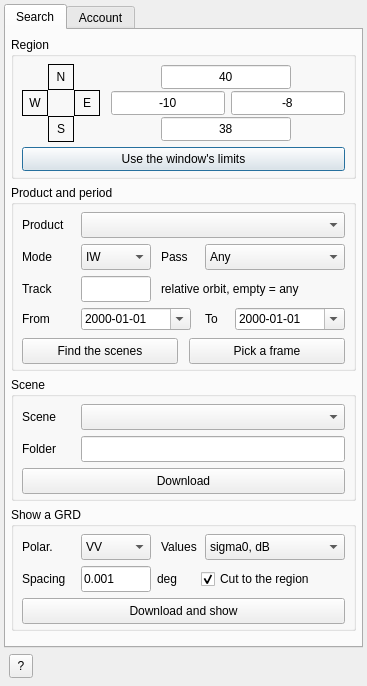
<?xml version="1.0" encoding="UTF-8"?>
<ui version="4.0">
 <class>RemoteSS1</class>
 <widget class="QDialog" name="RemoteSS1">
  <property name="geometry">
   <rect>
    <x>0</x>
    <y>0</y>
    <width>367</width>
    <height>686</height>
   </rect>
  </property>
  <property name="windowTitle">
   <string>Sentinel-1 SAR products</string>
  </property>
  <widget class="QTabWidget" name="tabs">
   <property name="geometry">
    <rect>
     <x>4</x>
     <y>4</y>
     <width>359</width>
     <height>644</height>
    </rect>
   </property>
   <property name="currentIndex">
    <number>0</number>
   </property>
   <widget class="QWidget" name="tab_search">
    <attribute name="title">
     <string>Search</string>
    </attribute>
    <widget class="QGroupBox" name="gb_rg_region">
     <property name="geometry">
      <rect>
       <x>5</x>
       <y>7</y>
       <width>345</width>
       <height>142</height>
      </rect>
     </property>
     <property name="title">
      <string>Region</string>
     </property>
     <widget class="QLabel" name="lbl_rg_n">
      <property name="geometry">
       <rect>
        <x>37</x>
        <y>27</y>
        <width>26</width>
        <height>26</height>
       </rect>
      </property>
      <property name="frameShape">
       <enum>QFrame::Shape::Box</enum>
      </property>
      <property name="text">
       <string>N</string>
      </property>
      <property name="alignment">
       <set>Qt::AlignmentFlag::AlignCenter</set>
      </property>
     </widget>
     <widget class="QLabel" name="lbl_rg_w">
      <property name="geometry">
       <rect>
        <x>11</x>
        <y>53</y>
        <width>26</width>
        <height>26</height>
       </rect>
      </property>
      <property name="frameShape">
       <enum>QFrame::Shape::Box</enum>
      </property>
      <property name="text">
       <string>W</string>
      </property>
      <property name="alignment">
       <set>Qt::AlignmentFlag::AlignCenter</set>
      </property>
     </widget>
     <widget class="QLabel" name="lbl_rg_e">
      <property name="geometry">
       <rect>
        <x>63</x>
        <y>53</y>
        <width>26</width>
        <height>26</height>
       </rect>
      </property>
      <property name="frameShape">
       <enum>QFrame::Shape::Box</enum>
      </property>
      <property name="text">
       <string>E</string>
      </property>
      <property name="alignment">
       <set>Qt::AlignmentFlag::AlignCenter</set>
      </property>
     </widget>
     <widget class="QLabel" name="lbl_rg_s">
      <property name="geometry">
       <rect>
        <x>37</x>
        <y>79</y>
        <width>26</width>
        <height>26</height>
       </rect>
      </property>
      <property name="frameShape">
       <enum>QFrame::Shape::Box</enum>
      </property>
      <property name="text">
       <string>S</string>
      </property>
      <property name="alignment">
       <set>Qt::AlignmentFlag::AlignCenter</set>
      </property>
     </widget>
     <widget class="QLineEdit" name="p_rg_n">
      <property name="geometry">
       <rect>
        <x>150</x>
        <y>28</y>
        <width>130</width>
        <height>24</height>
       </rect>
      </property>
      <property name="text">
       <string>40</string>
      </property>
      <property name="alignment">
       <set>Qt::AlignmentFlag::AlignCenter</set>
      </property>
     </widget>
     <widget class="QLineEdit" name="p_rg_w">
      <property name="geometry">
       <rect>
        <x>100</x>
        <y>54</y>
        <width>114</width>
        <height>24</height>
       </rect>
      </property>
      <property name="text">
       <string>-10</string>
      </property>
      <property name="alignment">
       <set>Qt::AlignmentFlag::AlignCenter</set>
      </property>
     </widget>
     <widget class="QLineEdit" name="p_rg_e">
      <property name="geometry">
       <rect>
        <x>220</x>
        <y>54</y>
        <width>114</width>
        <height>24</height>
       </rect>
      </property>
      <property name="text">
       <string>-8</string>
      </property>
      <property name="alignment">
       <set>Qt::AlignmentFlag::AlignCenter</set>
      </property>
     </widget>
     <widget class="QLineEdit" name="p_rg_s">
      <property name="geometry">
       <rect>
        <x>150</x>
        <y>80</y>
        <width>130</width>
        <height>24</height>
       </rect>
      </property>
      <property name="text">
       <string>38</string>
      </property>
      <property name="alignment">
       <set>Qt::AlignmentFlag::AlignCenter</set>
      </property>
     </widget>
     <widget class="QPushButton" name="run_rgwindow">
      <property name="geometry">
       <rect>
        <x>11</x>
        <y>110</y>
        <width>323</width>
        <height>24</height>
       </rect>
      </property>
      <property name="toolTip">
       <string>Fill the four limits with the region the window is showing.</string>
      </property>
      <property name="text">
       <string>Use the window's limits</string>
      </property>
     </widget>
    </widget>
    <widget class="QGroupBox" name="gb_query">
     <property name="geometry">
      <rect>
       <x>5</x>
       <y>155</y>
       <width>345</width>
       <height>186</height>
      </rect>
     </property>
     <property name="title">
      <string>Product and period</string>
     </property>
     <widget class="QLabel" name="lbl_product">
      <property name="geometry">
       <rect>
        <x>11</x>
        <y>27</y>
        <width>55</width>
        <height>26</height>
       </rect>
      </property>
      <property name="text">
       <string>Product</string>
      </property>
     </widget>
     <widget class="QComboBox" name="p_product">
      <property name="geometry">
       <rect>
        <x>70</x>
        <y>27</y>
        <width>264</width>
        <height>26</height>
       </rect>
      </property>
      <property name="toolTip">
       <string>GRD: radar backscatter on a ground-range grid, 10 m pixels (IW), about 1.7 GB a scene; the one this dialog can show. GRD COG: the same as cloud-optimised GeoTIFFs, about half the size. SLC: the complex signal with its phase, for interferometry (InSAR), 4 to 8 GB. OCN: ocean wind, waves and radial currents (Level-2, netCDF). RAW: the raw signal (Level-0).</string>
      </property>
      <property name="refresh" stdset="0">
       <bool>true</bool>
      </property>
     </widget>
     <widget class="QLabel" name="lbl_mode">
      <property name="geometry">
       <rect>
        <x>11</x>
        <y>59</y>
        <width>55</width>
        <height>26</height>
       </rect>
      </property>
      <property name="text">
       <string>Mode</string>
      </property>
     </widget>
     <widget class="QComboBox" name="p_mode">
      <property name="geometry">
       <rect>
        <x>70</x>
        <y>59</y>
        <width>70</width>
        <height>26</height>
       </rect>
      </property>
      <property name="toolTip">
       <string>The acquisition mode. IW (Interferometric Wide swath, 250 km): the usual mode over land and coastal seas. EW (Extra Wide, 400 km): polar seas and sea ice. SM (StripMap, 80 km): small islands and emergencies. WV (Wave): open-ocean vignettes for wave spectra.</string>
      </property>
      <item>
       <property name="text">
        <string>IW</string>
       </property>
      </item>
      <item>
       <property name="text">
        <string>EW</string>
       </property>
      </item>
      <item>
       <property name="text">
        <string>SM</string>
       </property>
      </item>
      <item>
       <property name="text">
        <string>WV</string>
       </property>
      </item>
     </widget>
     <widget class="QLabel" name="lbl_orbit">
      <property name="geometry">
       <rect>
        <x>150</x>
        <y>59</y>
        <width>40</width>
        <height>26</height>
       </rect>
      </property>
      <property name="text">
       <string>Pass</string>
      </property>
     </widget>
     <widget class="QComboBox" name="p_orbit">
      <property name="geometry">
       <rect>
        <x>194</x>
        <y>59</y>
        <width>140</width>
        <height>26</height>
       </rect>
      </property>
      <property name="toolTip">
       <string>The direction of the orbit. For interferometry or change detection, compare scenes of the SAME direction and the same track: the radar looks at the ground from the same side.</string>
      </property>
      <item>
       <property name="text">
        <string>Any</string>
       </property>
      </item>
      <item>
       <property name="text">
        <string>Ascending</string>
       </property>
      </item>
      <item>
       <property name="text">
        <string>Descending</string>
       </property>
      </item>
     </widget>
     <widget class="QLabel" name="lbl_track">
      <property name="geometry">
       <rect>
        <x>11</x>
        <y>91</y>
        <width>55</width>
        <height>26</height>
       </rect>
      </property>
      <property name="text">
       <string>Track</string>
      </property>
     </widget>
     <widget class="QLineEdit" name="p_track">
      <property name="geometry">
       <rect>
        <x>70</x>
        <y>91</y>
        <width>70</width>
        <height>26</height>
       </rect>
      </property>
      <property name="toolTip">
       <string>The relative orbit number (1 to 175), the same for every pass over the same ground track. Empty: any track. The footprints Find the scenes draws are named by their track.</string>
      </property>
     </widget>
     <widget class="QLabel" name="lbl_track_hint">
      <property name="geometry">
       <rect>
        <x>150</x>
        <y>91</y>
        <width>184</width>
        <height>26</height>
       </rect>
      </property>
      <property name="text">
       <string>relative orbit, empty = any</string>
      </property>
     </widget>
     <widget class="QLabel" name="lbl_from">
      <property name="geometry">
       <rect>
        <x>11</x>
        <y>123</y>
        <width>50</width>
        <height>22</height>
       </rect>
      </property>
      <property name="text">
       <string>From</string>
      </property>
     </widget>
     <widget class="QDateEdit" name="p_from">
      <property name="geometry">
       <rect>
        <x>70</x>
        <y>123</y>
        <width>110</width>
        <height>22</height>
       </rect>
      </property>
      <property name="toolTip">
       <string>First day of the period (UTC), included.</string>
      </property>
      <property name="displayFormat">
       <string>yyyy-MM-dd</string>
      </property>
      <property name="calendarPopup">
       <bool>true</bool>
      </property>
     </widget>
     <widget class="QLabel" name="lbl_to">
      <property name="geometry">
       <rect>
        <x>194</x>
        <y>123</y>
        <width>24</width>
        <height>22</height>
       </rect>
      </property>
      <property name="text">
       <string>To</string>
      </property>
     </widget>
     <widget class="QDateEdit" name="p_to">
      <property name="geometry">
       <rect>
        <x>224</x>
        <y>123</y>
        <width>110</width>
        <height>22</height>
       </rect>
      </property>
      <property name="toolTip">
       <string>Last day of the period (UTC), included.</string>
      </property>
      <property name="displayFormat">
       <string>yyyy-MM-dd</string>
      </property>
      <property name="calendarPopup">
       <bool>true</bool>
      </property>
     </widget>
     <widget class="QPushButton" name="run_search">
      <property name="geometry">
       <rect>
        <x>11</x>
        <y>153</y>
        <width>156</width>
        <height>26</height>
       </rect>
      </property>
      <property name="toolTip">
       <string>Ask the Copernicus Data Space catalogue (no login needed) for the scenes of the product over the region in the period, newest first, and draw their footprints (on an empty window, over a map with coastlines made for them). One footprint per frame: the same piece of the same track repeats every 6 or 12 days. A new search replaces the previous footprints.</string>
      </property>
      <property name="text">
       <string>Find the scenes</string>
      </property>
      <property name="busy" stdset="0">
       <string>Finding the Sentinel-1 scenes over the region…</string>
      </property>
     </widget>
     <widget class="QPushButton" name="pickline_pickscene">
      <property name="geometry">
       <rect>
        <x>178</x>
        <y>153</y>
        <width>156</width>
        <height>26</height>
       </rect>
      </property>
      <property name="toolTip">
       <string>Then click one of the footprints Find the scenes drew: the newest scene of that frame is chosen in the Scene list below (the list has the older ones). Press again to cancel. The footprint's own menu item "Choose this scene (Sentinel-1)" does the same.</string>
      </property>
      <property name="text">
       <string>Pick a frame</string>
      </property>
      <property name="busy" stdset="0">
       <string>Choosing the scene…</string>
      </property>
     </widget>
    </widget>
    <widget class="QGroupBox" name="gb_scene">
     <property name="geometry">
      <rect>
       <x>5</x>
       <y>347</y>
       <width>345</width>
       <height>124</height>
      </rect>
     </property>
     <property name="title">
      <string>Scene</string>
     </property>
     <widget class="QLabel" name="lbl_granule">
      <property name="geometry">
       <rect>
        <x>11</x>
        <y>27</y>
        <width>55</width>
        <height>26</height>
       </rect>
      </property>
      <property name="text">
       <string>Scene</string>
      </property>
     </widget>
     <widget class="QComboBox" name="p_granule">
      <property name="geometry">
       <rect>
        <x>70</x>
        <y>27</y>
        <width>264</width>
        <height>26</height>
       </rect>
      </property>
      <property name="toolTip">
       <string>The scenes found, newest first: start time (UTC), satellite (S1A, S1B, S1C, S1D), orbit direction, track and size. "(on disk)": already in the folder below, not downloaded again.</string>
      </property>
     </widget>
     <widget class="QLabel" name="lbl_folder">
      <property name="geometry">
       <rect>
        <x>11</x>
        <y>59</y>
        <width>55</width>
        <height>26</height>
       </rect>
      </property>
      <property name="text">
       <string>Folder</string>
      </property>
     </widget>
     <widget class="QLineEdit" name="p_folder">
      <property name="geometry">
       <rect>
        <x>70</x>
        <y>59</y>
        <width>264</width>
        <height>26</height>
       </rect>
      </property>
      <property name="toolTip">
       <string>Where the products are downloaded to (made if it does not exist), each as the zip ESA distributes (the .SAFE folder inside). A product already there is not downloaded again.</string>
      </property>
     </widget>
     <widget class="QPushButton" name="run_download">
      <property name="geometry">
       <rect>
        <x>11</x>
        <y>91</y>
        <width>323</width>
        <height>26</height>
       </rect>
      </property>
      <property name="toolTip">
       <string>Download the chosen scene into the folder, with the Copernicus Data Space login of the Account tab. Any product type.</string>
      </property>
      <property name="text">
       <string>Download</string>
      </property>
      <property name="busy" stdset="0">
       <string>Downloading the Sentinel-1 product…</string>
      </property>
     </widget>
    </widget>
    <widget class="QGroupBox" name="gb_show">
     <property name="geometry">
      <rect>
       <x>5</x>
       <y>477</y>
       <width>345</width>
       <height>124</height>
      </rect>
     </property>
     <property name="title">
      <string>Show a GRD</string>
     </property>
     <widget class="QLabel" name="lbl_pol">
      <property name="geometry">
       <rect>
        <x>11</x>
        <y>27</y>
        <width>55</width>
        <height>26</height>
       </rect>
      </property>
      <property name="text">
       <string>Polar.</string>
      </property>
     </widget>
     <widget class="QComboBox" name="p_pol">
      <property name="geometry">
       <rect>
        <x>70</x>
        <y>27</y>
        <width>70</width>
        <height>26</height>
       </rect>
      </property>
      <property name="toolTip">
       <string>The polarisation (transmit, receive). Over land IW scenes are VV+VH (1SDV in the name); over polar seas and some regions HH+HV (1SDH).</string>
      </property>
      <item>
       <property name="text">
        <string>VV</string>
       </property>
      </item>
      <item>
       <property name="text">
        <string>VH</string>
       </property>
      </item>
      <item>
       <property name="text">
        <string>HH</string>
       </property>
      </item>
      <item>
       <property name="text">
        <string>HV</string>
       </property>
      </item>
     </widget>
     <widget class="QLabel" name="lbl_scale">
      <property name="geometry">
       <rect>
        <x>150</x>
        <y>27</y>
        <width>40</width>
        <height>26</height>
       </rect>
      </property>
      <property name="text">
       <string>Values</string>
      </property>
     </widget>
     <widget class="QComboBox" name="p_scale">
      <property name="geometry">
       <rect>
        <x>194</x>
        <y>27</y>
        <width>140</width>
        <height>26</height>
       </rect>
      </property>
      <property name="toolTip">
       <string>sigma0 in dB: the backscatter coefficient, calibrated with the product's own calibration tables (GDAL's SAFE driver), in decibels. Raw amplitude: the digital numbers as stored, uncalibrated.</string>
      </property>
      <item>
       <property name="text">
        <string>sigma0, dB</string>
       </property>
      </item>
      <item>
       <property name="text">
        <string>Raw amplitude (DN)</string>
       </property>
      </item>
     </widget>
     <widget class="QLabel" name="lbl_res">
      <property name="geometry">
       <rect>
        <x>11</x>
        <y>59</y>
        <width>55</width>
        <height>26</height>
       </rect>
      </property>
      <property name="text">
       <string>Spacing</string>
      </property>
     </widget>
     <widget class="QLineEdit" name="p_res">
      <property name="geometry">
       <rect>
        <x>70</x>
        <y>59</y>
        <width>70</width>
        <height>26</height>
       </rect>
      </property>
      <property name="toolTip">
       <string>Grid spacing in degrees. The 10 m pixels are averaged into it: 0.001 is about 100 m, 0.0002 about 20 m (and a much bigger grid). A whole IW scene at 0.001 is about 3000 x 2000 nodes.</string>
      </property>
      <property name="text">
       <string>0.001</string>
      </property>
     </widget>
     <widget class="QLabel" name="lbl_resunit">
      <property name="geometry">
       <rect>
        <x>146</x>
        <y>59</y>
        <width>30</width>
        <height>26</height>
       </rect>
      </property>
      <property name="text">
       <string>deg</string>
      </property>
     </widget>
     <widget class="QCheckBox" name="p_cut">
      <property name="geometry">
       <rect>
        <x>190</x>
        <y>59</y>
        <width>144</width>
        <height>26</height>
       </rect>
      </property>
      <property name="toolTip">
       <string>Show only the part of the scene inside the region above. Unticked: the whole scene.</string>
      </property>
      <property name="text">
       <string>Cut to the region</string>
      </property>
      <property name="checked">
       <bool>true</bool>
      </property>
     </widget>
     <widget class="QPushButton" name="run_open">
      <property name="geometry">
       <rect>
        <x>11</x>
        <y>91</y>
        <width>323</width>
        <height>26</height>
       </rect>
      </property>
      <property name="toolTip">
       <string>Download the chosen GRD if it is not on disk yet, then show its band in this window as a longitude/latitude grid: the radar geometry resampled through the product's own geolocation points.</string>
      </property>
      <property name="text">
       <string>Download and show</string>
      </property>
      <property name="busy" stdset="0">
       <string>Getting the Sentinel-1 scene…</string>
      </property>
     </widget>
    </widget>
   </widget>
   <widget class="QWidget" name="tab_account">
    <attribute name="title">
     <string>Account</string>
    </attribute>
    <widget class="QGroupBox" name="gb_cd">
     <property name="geometry">
      <rect>
       <x>5</x>
       <y>7</y>
       <width>345</width>
       <height>304</height>
      </rect>
     </property>
     <property name="title">
      <string>Copernicus Data Space login</string>
     </property>
     <widget class="QLabel" name="lbl_cd_info">
      <property name="geometry">
       <rect>
        <x>11</x>
        <y>24</y>
        <width>323</width>
        <height>66</height>
       </rect>
      </property>
      <property name="text">
       <string>Searching needs no account. Downloading needs a free Copernicus Data Space account: the e-mail and password you log in with on the web site (not the OAuth client of Sentinel Hub imagery). No account yet? &lt;a href=&quot;https://dataspace.copernicus.eu&quot;&gt;Register here&lt;/a&gt;.</string>
      </property>
      <property name="textFormat">
       <enum>Qt::TextFormat::RichText</enum>
      </property>
      <property name="alignment">
       <set>Qt::AlignmentFlag::AlignLeading|Qt::AlignmentFlag::AlignLeft|Qt::AlignmentFlag::AlignTop</set>
      </property>
      <property name="wordWrap">
       <bool>true</bool>
      </property>
      <property name="openExternalLinks">
       <bool>true</bool>
      </property>
     </widget>
     <widget class="QLabel" name="lbl_cd_user">
      <property name="geometry">
       <rect>
        <x>11</x>
        <y>96</y>
        <width>60</width>
        <height>26</height>
       </rect>
      </property>
      <property name="text">
       <string>E-mail</string>
      </property>
     </widget>
     <widget class="QLineEdit" name="p_cd_user">
      <property name="geometry">
       <rect>
        <x>77</x>
        <y>96</y>
        <width>257</width>
        <height>26</height>
       </rect>
      </property>
      <property name="toolTip">
       <string>The e-mail address of your Copernicus Data Space account.</string>
      </property>
     </widget>
     <widget class="QLabel" name="lbl_cd_pass">
      <property name="geometry">
       <rect>
        <x>11</x>
        <y>128</y>
        <width>60</width>
        <height>26</height>
       </rect>
      </property>
      <property name="text">
       <string>Password</string>
      </property>
     </widget>
     <widget class="QLineEdit" name="p_cd_pass">
      <property name="geometry">
       <rect>
        <x>77</x>
        <y>128</y>
        <width>257</width>
        <height>26</height>
       </rect>
      </property>
      <property name="echoMode">
       <enum>QLineEdit::EchoMode::Password</enum>
      </property>
     </widget>
     <widget class="QCheckBox" name="show_p_cd_pass">
      <property name="geometry">
       <rect>
        <x>77</x>
        <y>158</y>
        <width>257</width>
        <height>22</height>
       </rect>
      </property>
      <property name="text">
       <string>Show the password</string>
      </property>
     </widget>
     <widget class="QLabel" name="lbl_cd_totp">
      <property name="geometry">
       <rect>
        <x>11</x>
        <y>186</y>
        <width>60</width>
        <height>26</height>
       </rect>
      </property>
      <property name="text">
       <string>2FA code</string>
      </property>
     </widget>
     <widget class="QLineEdit" name="p_cd_totp">
      <property name="geometry">
       <rect>
        <x>77</x>
        <y>186</y>
        <width>100</width>
        <height>26</height>
       </rect>
      </property>
      <property name="toolTip">
       <string>Only for an account with two-factor login: the code your authenticator app shows NOW, typed just before Download. It is used once and never saved; the login it opens is kept for the session.</string>
      </property>
     </widget>
     <widget class="QPushButton" name="run_savelogin">
      <property name="geometry">
       <rect>
        <x>11</x>
        <y>220</y>
        <width>323</width>
        <height>26</height>
       </rect>
      </property>
      <property name="toolTip">
       <string>Write the e-mail and password to the machine identity.dataspace.copernicus.eu entry of .netrc in your home folder. Every other entry of the file is kept. Without saving, the two boxes are used for this session only.</string>
      </property>
      <property name="text">
       <string>Save login</string>
      </property>
      <property name="busy" stdset="0">
       <string>Saving the Copernicus Data Space login…</string>
      </property>
     </widget>
     <widget class="QLabel" name="lbl_cd_where">
      <property name="geometry">
       <rect>
        <x>11</x>
        <y>252</y>
        <width>323</width>
        <height>44</height>
       </rect>
      </property>
      <property name="text">
       <string/>
      </property>
      <property name="alignment">
       <set>Qt::AlignmentFlag::AlignLeading|Qt::AlignmentFlag::AlignLeft|Qt::AlignmentFlag::AlignTop</set>
      </property>
      <property name="wordWrap">
       <bool>true</bool>
      </property>
     </widget>
    </widget>
   </widget>
  </widget>
  <widget class="QToolButton" name="tutorial">
   <property name="geometry">
    <rect>
     <x>9</x>
     <y>654</y>
     <width>24</width>
     <height>24</height>
    </rect>
   </property>
   <property name="toolTip">
    <string>Open the Sentinel-1 products page of the manual.</string>
   </property>
   <property name="text">
    <string>?</string>
   </property>
   <property name="page" stdset="0">
    <string>73b-sentinel1</string>
   </property>
  </widget>
  <widget class="QLabel" name="lbl_status">
   <property name="geometry">
    <rect>
     <x>37</x>
     <y>652</y>
     <width>319</width>
     <height>30</height>
    </rect>
   </property>
   <property name="text">
    <string/>
   </property>
   <property name="alignment">
    <set>Qt::AlignmentFlag::AlignLeading|Qt::AlignmentFlag::AlignLeft|Qt::AlignmentFlag::AlignTop</set>
   </property>
   <property name="wordWrap">
    <bool>true</bool>
   </property>
  </widget>
 </widget>
 <resources/>
 <connections/>
</ui>
